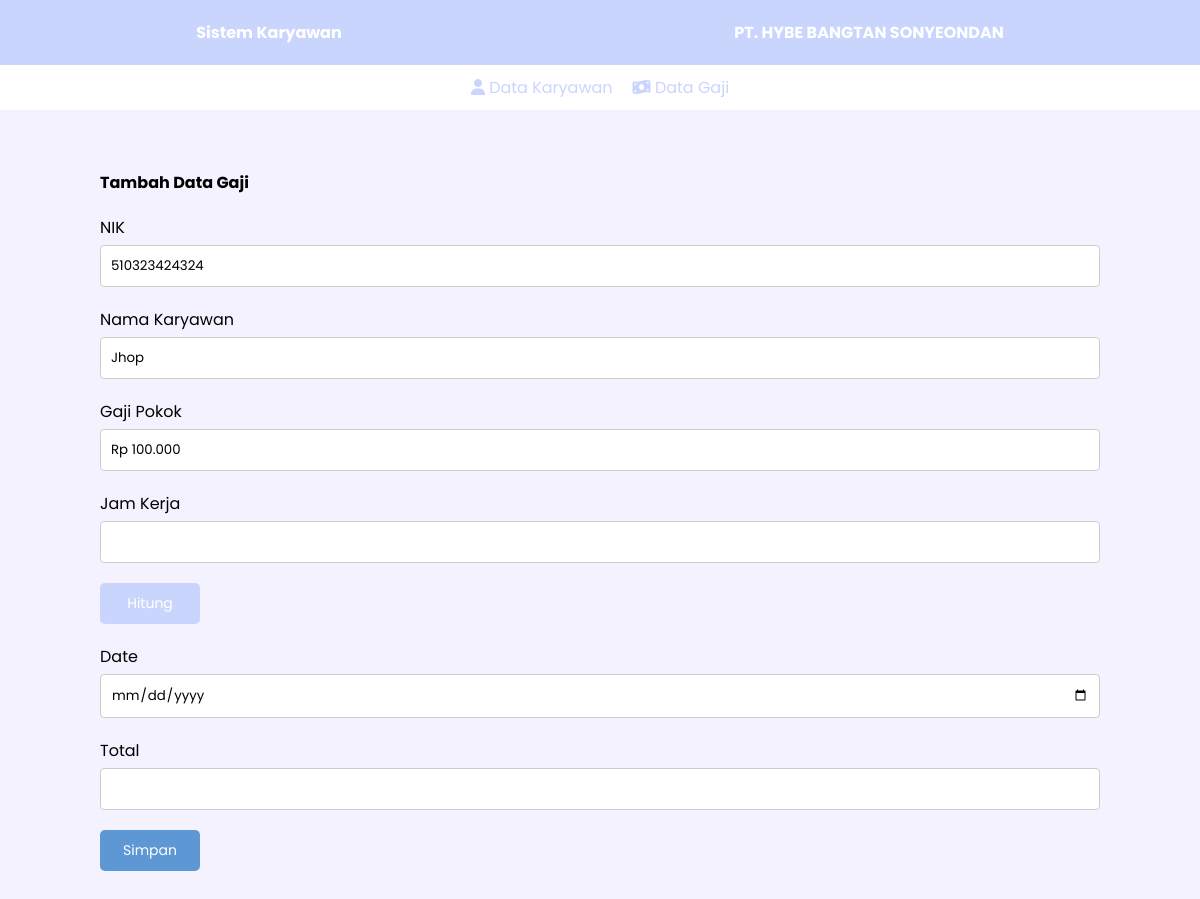
Screenshot of /add_gaji.php?nik=510323424324 with the database file from the repository.
### tables this page shows
CREATE TABLE `user` (
  `nik` char(13) NOT NULL,
  `nama_lengkap` varchar(200) NOT NULL,
  `alamat` varchar(200) NOT NULL,
  `gaji_pokok` double NOT NULL
);

### KaryawanHandler.php (called while the page is built, shortened)
<?php
class KaryawanHandler {
  private $pdo;
  public function __construct($pdo){
    $this->pdo =$pdo;
  }
  public function singleData($nik){
    $stmt = $this->pdo->query("SELECT nik,nama_lengkap,gaji_pokok FROM user WHERE nik = $nik");
    return $stmt->fetchAll(PDO::FETCH_ASSOC);
  }
}

### function.php (called while the page is built)
<?php
function rupiah($angka){
	$hasil_rupiah = "Rp " . number_format($angka,0,',','.');
	return $hasil_rupiah;
}

### add_gaji.php (the view, shortened to what this page needs)
<?php
require_once 'function.php';
require_once 'KaryawanHandler.php';
if(isset($_GET['nik'])){
  $obj = new KaryawanHandler($pdo);
  $data = $obj->singleData($_GET['nik']);
}
?>
<!DOCTYPE html>
<html lang="en">
<head>
  <link rel="stylesheet" href="style.css?<?php echo time();?>">
</head>
<body>
<header>
    <h4>Sistem Karyawan</h4>
    <h4>PT. HYBE BANGTAN SONYEONDAN</h4>
</header>
<nav>
  <a class="active" aria-current="page" href="./index.php">
    <i class="fa-solid fa-user"></i>
      <span>Data Karyawan</span>
  </a>
  <a class="" href="./gaji.php">
    <i class="fa-solid fa-money-bill-wave"></i>
      <span>Data Gaji</span>
  </a>
</nav>
<section style="margin-top:60px; margin-bottom:100px;" class="content">
  <div class="title">
    <h4>Tambah Data Gaji</h4>
  </div>
  <form action="./proses_add_gaji.php" method="post">
    <div class="col-12">
      <label for="">NIK</label>
      <input type="text" class="input" name="nik" id="nik" required readonly value="<?=$data[0]['nik']?>">
    </div>
    <div class="col-12">
        <label for="nama" class="form-label">Nama Karyawan</label>
        <input type="text" class="input" id="nama" name="nama_lengkap" readonly value="<?=$data[0]['nama_lengkap']?>">
    </div>
    <div class="col-12">
        <label for="gaji_pokok" class="form-label">Gaji Pokok</label>
        <input type="text" class="input" id="gaji_pokok" name="gaji_pokok" readonly value="<?= rupiah($data[0]['gaji_pokok'])?>">
    </div>
    <div class="col-12" id="col_jam">
    <label for="jam_kerja" class="form-label">Jam Kerja</label>
    <input type="number" class="input" id="jam_kerja" name="jam_kerja" required>
  </div>
  <button type="button" class="btn_hitung col-2" id="hitung">Hitung</button>
  <div class="col-12">
    <label for="date" class="form-label">Date</label>
    <input type="date" class="input" id="date" name="date" required>
  </div>
  <div class="col-12">
    <label for="total" class="form-label">Total</label>
    <input type="text" class="input" id="total" name="total" readonly required>
  </div>
    <button type="submit" class="btn_add col-2" >Simpan</button>
  </form>
</section>
</body>
</html>

### style.css (style rules this page uses)
:root { --primary : #CAD5FE; --white : white; --secondary:#F3F2FE; --gray:black; --success:#5D98D5; --warning:#C3D9F0; --black : black; }
* { margin: 0; font-family: 'Poppins'; }
body { background-color: var(--secondary); }
header { display: flex; justify-content:space-around; align-items: center; background-color: var(--primary); padding:20px 0; color: var(--white); }
nav { background-color: var(--white); padding:10px 0; display: flex; justify-content:center; align-items:center; gap:20px; }
nav a { text-decoration: none; color: var(--primary); }
section { margin:0 100px; display: flex; flex-direction: column; gap:20px; }
section .title { display: flex; justify-content: space-between; align-items: center; }
.btn_add { text-decoration: none; background-color:var(--success); color: var(--white); padding:10px 15px; border-radius:5px; border: none; font-size: 14px; cursor: pointer; }
.btn_hitung { text-decoration: none; background-color:var(--primary); color: var(--white); padding:10px 15px; border-radius:5px; border: none; font-size: 14px; }
form { display: flex; flex-direction: column; gap:20px; }
.col-12 { display: flex; flex-direction: column; gap:5px; width: 100%; }
.col-2 { width: 10%; }
.col-12 .input { padding: 10px; display: inline-block; border: 1px solid #ccc; border-radius: 4px; box-sizing: border-box; }

### rows the page displays
user: nik "510323424324", nama_lengkap "Jhop", gaji_pokok "Rp 100.000"
